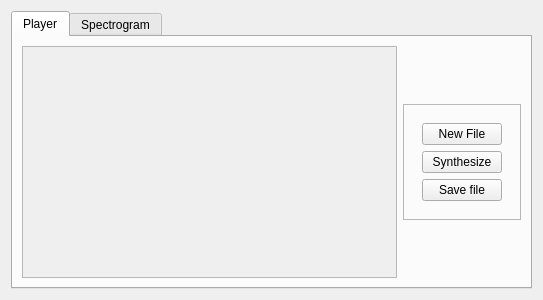
<?xml version="1.0" encoding="UTF-8"?>
<ui version="4.0">
 <class>Form</class>
 <widget class="QWidget" name="Form">
  <property name="geometry">
   <rect>
    <x>0</x>
    <y>0</y>
    <width>433</width>
    <height>300</height>
   </rect>
  </property>
  <property name="windowTitle">
   <string>Form</string>
  </property>
  <layout class="QVBoxLayout" name="verticalLayout_2">
   <item>
    <widget class="QTabWidget" name="full_tab">
     <property name="currentIndex">
      <number>0</number>
     </property>
     <widget class="QWidget" name="Player">
      <attribute name="title">
       <string>Player</string>
      </attribute>
      <layout class="QHBoxLayout" name="Full_Layout">
       <item>
        <widget class="QScrollArea" name="scroller">
         <property name="horizontalScrollBarPolicy">
          <enum>Qt::ScrollBarAlwaysOff</enum>
         </property>
         <property name="sizeAdjustPolicy">
          <enum>QAbstractScrollArea::AdjustToContentsOnFirstShow</enum>
         </property>
         <property name="widgetResizable">
          <bool>true</bool>
         </property>
         <widget class="QWidget" name="scrollAreaWidgetContents">
          <property name="geometry">
           <rect>
            <x>0</x>
            <y>0</y>
            <width>286</width>
            <height>236</height>
           </rect>
          </property>
          <layout class="QVBoxLayout" name="verticalLayout_3">
           <item>
            <layout class="QVBoxLayout" name="track_layout"/>
           </item>
          </layout>
         </widget>
        </widget>
       </item>
       <item alignment="Qt::AlignVCenter">
        <widget class="QFrame" name="GUI_Frame">
         <property name="frameShape">
          <enum>QFrame::StyledPanel</enum>
         </property>
         <layout class="QVBoxLayout" name="Buttons_Layout">
          <item alignment="Qt::AlignHCenter">
           <widget class="QFrame" name="buttons_frame">
            <layout class="QVBoxLayout" name="verticalLayout_8">
             <item>
              <widget class="QPushButton" name="File_Button">
               <property name="text">
                <string>New File</string>
               </property>
              </widget>
             </item>
             <item>
              <widget class="QPushButton" name="Synth_Button">
               <property name="text">
                <string>Synthesize</string>
               </property>
               <property name="checkable">
                <bool>false</bool>
               </property>
              </widget>
             </item>
             <item>
              <widget class="QPushButton" name="saveButton">
               <property name="text">
                <string>Save file</string>
               </property>
              </widget>
             </item>
            </layout>
           </widget>
          </item>
         </layout>
        </widget>
       </item>
      </layout>
     </widget>
     <widget class="QWidget" name="Spectrogram">
      <attribute name="title">
       <string>Spectrogram</string>
      </attribute>
      <layout class="QVBoxLayout" name="verticalLayout">
       <property name="spacing">
        <number>0</number>
       </property>
       <item>
        <layout class="QVBoxLayout" name="Canvas">
         <property name="spacing">
          <number>0</number>
         </property>
         <property name="sizeConstraint">
          <enum>QLayout::SetMaximumSize</enum>
         </property>
        </layout>
       </item>
       <item alignment="Qt::AlignVCenter">
        <widget class="QFrame" name="horizontalFrame">
         <property name="frameShape">
          <enum>QFrame::StyledPanel</enum>
         </property>
         <layout class="QHBoxLayout" name="horizontalLayout">
          <property name="spacing">
           <number>4</number>
          </property>
          <property name="leftMargin">
           <number>0</number>
          </property>
          <property name="topMargin">
           <number>0</number>
          </property>
          <property name="rightMargin">
           <number>0</number>
          </property>
          <property name="bottomMargin">
           <number>0</number>
          </property>
          <item>
           <widget class="QFrame" name="">
            <property name="frameShape">
             <enum>QFrame::StyledPanel</enum>
            </property>
            <layout class="QVBoxLayout" name="verticalLayout_4">
             <item alignment="Qt::AlignHCenter">
              <widget class="QLabel" name="label">
               <property name="text">
                <string>Window</string>
               </property>
              </widget>
             </item>
             <item>
              <widget class="QComboBox" name="window_box">
               <item>
                <property name="text">
                 <string>Hanning</string>
                </property>
               </item>
               <item>
                <property name="text">
                 <string>Blackman-Harris</string>
                </property>
               </item>
               <item>
                <property name="text">
                 <string>Hann</string>
                </property>
               </item>
               <item>
                <property name="text">
                 <string>Triangular</string>
                </property>
               </item>
               <item>
                <property name="text">
                 <string>Blackman</string>
                </property>
               </item>
               <item>
                <property name="text">
                 <string>Hamming</string>
                </property>
               </item>
               <item>
                <property name="text">
                 <string>Bartlett</string>
                </property>
               </item>
              </widget>
             </item>
            </layout>
           </widget>
          </item>
          <item>
           <widget class="QFrame" name="">
            <property name="frameShape">
             <enum>QFrame::StyledPanel</enum>
            </property>
            <layout class="QVBoxLayout" name="verticalLayout_5">
             <item alignment="Qt::AlignHCenter">
              <widget class="QLabel" name="label_2">
               <property name="text">
                <string>Min Time (s)</string>
               </property>
              </widget>
             </item>
             <item>
              <widget class="QDoubleSpinBox" name="min_time"/>
             </item>
            </layout>
           </widget>
          </item>
          <item>
           <widget class="QFrame" name="">
            <property name="frameShape">
             <enum>QFrame::StyledPanel</enum>
            </property>
            <layout class="QVBoxLayout" name="verticalLayout_6">
             <item alignment="Qt::AlignHCenter">
              <widget class="QLabel" name="label_3">
               <property name="text">
                <string>Max Time (s)</string>
               </property>
              </widget>
             </item>
             <item>
              <widget class="QDoubleSpinBox" name="max_time"/>
             </item>
            </layout>
           </widget>
          </item>
          <item>
           <widget class="QFrame" name="">
            <property name="frameShape">
             <enum>QFrame::StyledPanel</enum>
            </property>
            <layout class="QVBoxLayout" name="verticalLayout_7">
             <item alignment="Qt::AlignHCenter">
              <widget class="QLabel" name="label_4">
               <property name="text">
                <string>Overlap (%)</string>
               </property>
              </widget>
             </item>
             <item>
              <widget class="QSpinBox" name="overlap"/>
             </item>
            </layout>
           </widget>
          </item>
          <item>
           <widget class="QPushButton" name="plot_button">
            <property name="text">
             <string>Plot</string>
            </property>
           </widget>
          </item>
         </layout>
        </widget>
       </item>
      </layout>
     </widget>
    </widget>
   </item>
  </layout>
 </widget>
 <resources/>
 <connections/>
</ui>
